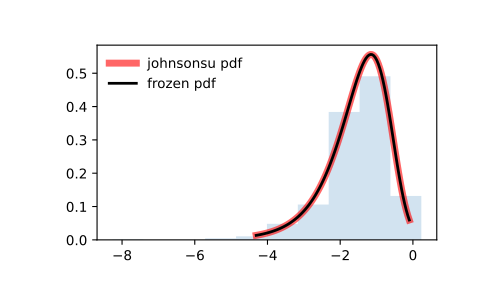

Source code (Python):
from scipy.stats import johnsonsu
import matplotlib.pyplot as plt
fig, ax = plt.subplots(1, 1)

# Calculate the first four moments:

a, b = 2.55, 2.25
mean, var, skew, kurt = johnsonsu.stats(a, b, moments='mvsk')

# Display the probability density function (``pdf``):

x = np.linspace(johnsonsu.ppf(0.01, a, b),
                johnsonsu.ppf(0.99, a, b), 100)
ax.plot(x, johnsonsu.pdf(x, a, b),
       'r-', lw=5, alpha=0.6, label='johnsonsu pdf')

# Alternatively, the distribution object can be called (as a function)
# to fix the shape, location and scale parameters. This returns a "frozen"
# RV object holding the given parameters fixed.

# Freeze the distribution and display the frozen ``pdf``:

rv = johnsonsu(a, b)
ax.plot(x, rv.pdf(x), 'k-', lw=2, label='frozen pdf')

# Check accuracy of ``cdf`` and ``ppf``:

vals = johnsonsu.ppf([0.001, 0.5, 0.999], a, b)
np.allclose([0.001, 0.5, 0.999], johnsonsu.cdf(vals, a, b))
# True

# Generate random numbers:

r = johnsonsu.rvs(a, b, size=1000)

# And compare the histogram:

ax.hist(r, density=True, histtype='stepfilled', alpha=0.2)
ax.legend(loc='best', frameon=False)
plt.show()
